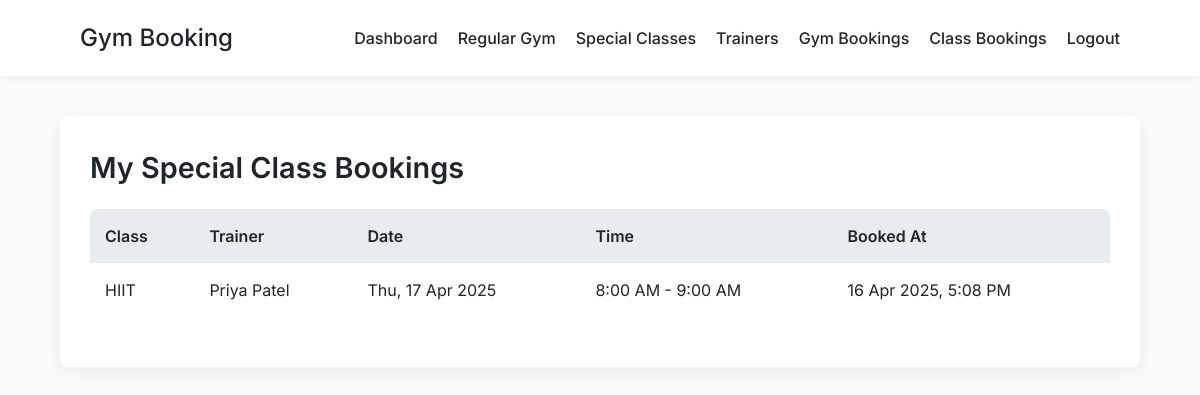
The page /trainer-bookings/ (signed in) on the database its author committed.
### django-template/gym/models.py (models this page shows, shortened)
class TrainerBooking(models.Model):
    user = models.ForeignKey(User, on_delete=models.CASCADE, related_name='trainer_bookings')
    class_slot = models.ForeignKey(SpecialClassSlot, on_delete=models.CASCADE, related_name='bookings')
    booked_at = models.DateTimeField(default=timezone.now)
    class Meta:
        unique_together = ('user', 'class_slot')

class SpecialClassSlot(models.Model):
    date = models.DateField()
    start_time = models.TimeField()
    end_time = models.TimeField()
    class_type = models.ForeignKey(ClassType, on_delete=models.CASCADE, related_name='slots')
    trainer = models.ForeignKey(Trainer, on_delete=models.CASCADE, related_name='slots')
    capacity = models.IntegerField(default=10)
    available = models.IntegerField(default=10)
    class Meta:
        unique_together = ('date', 'start_time', 'trainer')
        ordering = ['date', 'start_time']

class ClassType(models.Model):
    name = models.CharField(max_length=100)  # e.g., Yoga, HIIT, Weights, Zumba
    description = models.TextField()
    duration_minutes = models.IntegerField(default=60)

class Trainer(models.Model):
    name = models.CharField(max_length=100)
    specialization = models.CharField(max_length=100)
    bio = models.TextField(blank=True, null=True)
    image = models.ImageField(upload_to='trainer_images/', blank=True, null=True)

### django-template/gym/views.py (the view)
# urls.py: path('trainer-bookings/', views.view_trainer_bookings_view, name='view_trainer_bookings'),
@login_required
def view_trainer_bookings_view(request):
    bookings = TrainerBooking.objects.filter(user=request.user).select_related('class_slot', 'class_slot__trainer', 'class_slot__class_type')
    return render(request, 'gym/trainer_bookings.html', {'bookings': bookings})

### django-template/gym/templates/gym/trainer_bookings.html (shortened to what this page needs)
{% extends 'gym/base.html' %}
{% block content %}
<div class="card">
    <h2>My Special Class Bookings</h2>
    {% if bookings %}
    <table>
        <thead>
            <tr>
                <th>Class</th>
                <th>Trainer</th>
                <th>Date</th>
                <th>Time</th>
                <th>Booked At</th>
            </tr>
        </thead>
        <tbody>
            {% for booking in bookings %}
            <tr>
                <td>{{ booking.class_slot.class_type.name }}</td>
                <td>{{ booking.class_slot.trainer.name }}</td>
                <td>{{ booking.class_slot.date|date:"D, j M Y" }}</td>
                <td>{{ booking.class_slot.start_time|time:"g:i A" }} - {{ booking.class_slot.end_time|time:"g:i A" }}</td>
                <td>{{ booking.booked_at|date:"j M Y, g:i A" }}</td>
            </tr>
            {% endfor %}
        </tbody>
    </table>
    {% else %}
    <p>You don't have any special class bookings yet.</p>
    <a href="{% url 'view_special_classes' %}" class="btn">Book a Special Class</a>
    {% endif %}
</div>
{% endblock %}

### django-template/gym/templates/gym/base.html (style rules this page uses)
:root { --primary: #3a86ff; --primary-dark: #2667cc; --secondary: #8338ec; --success: #06d6a0; --danger: #ef476f; --light: #f8f9fa; --dark: #212529; --gray: #6c757d; --gray-light: #e9ecef; --shadow: rgba(0, 0, 0, 0.05); --border-radius: 8px; --transition: all 0.3s ease; }
* { box-sizing: border-box; margin: 0; padding: 0; }
body { font-family: 'Inter', sans-serif; font-size: 16px; line-height: 1.5; color: var(--dark); background-color: var(--light); margin: 0; padding: 0; }
.card { background-color: white; border-radius: var(--border-radius); padding: 30px; margin-bottom: 30px; box-shadow: 0 5px 15px var(--shadow); transition: var(--transition); }
h1, h2, h3 { margin-bottom: 20px; font-weight: 600; color: var(--dark); }
h2 { font-size: 1.8rem; }
table { width: 100%; border-collapse: separate; border-spacing: 0; margin-bottom: 20px; }
th { background-color: var(--gray-light); font-weight: 600; text-align: left; padding: 15px; }
th:first-child { border-top-left-radius: var(--border-radius); }
th:last-child { border-top-right-radius: var(--border-radius); }
td { padding: 15px; border-bottom: 1px solid var(--gray-light); }
tr:last-child td { border-bottom: none; }
tr:last-child td:first-child { border-bottom-left-radius: var(--border-radius); }
tr:last-child td:last-child { border-bottom-right-radius: var(--border-radius); }

### rows shown on the page
TrainerBooking: class_slot.class_type.name "HIIT", class_slot.trainer.name "Priya Patel", class_slot "Thu, 17 Apr 2025", class_slot.start_time "8:00 AM", class_slot.end_time "9:00 AM", booked_at "16 Apr 2025, 5:08 PM"
